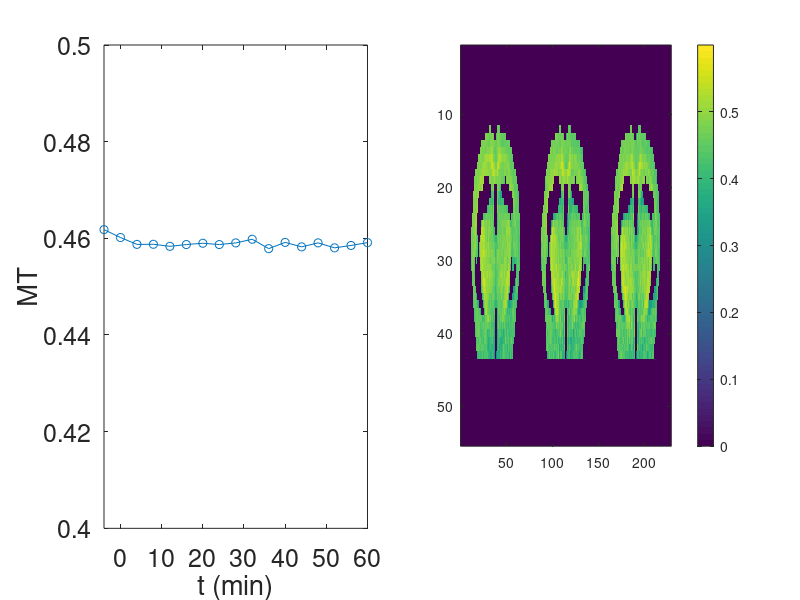

The MATLAB source for this figure: (Note: this script raises an error after producing the figure.)
clc, clear all, close all;
addpath(genpath(pwd));

%% load data
load("Data/Fig5_MT_Saline.mat")
for m = 1:size(img_mt,3)
    img_temp = img_mt(:,:,m);
    roi_temp = roi(:,:,m);
    dynamic(m) = mean(img_temp(roi_temp==1));
end

%% maps to display
disp_xrg = 6:60;
disp_yrg = 11:86;
img_base = mean(img_mt(disp_xrg,disp_yrg,1:2),3).*double(roi(disp_xrg,disp_yrg,1));
img_28min = img_mt(disp_xrg,disp_yrg,9).*double(roi(disp_xrg,disp_yrg,9));
img_60min = img_mt(disp_xrg,disp_yrg,17).*double(roi(disp_xrg,disp_yrg,17));
img_all = [img_base,img_28min,img_60min];

%% display dynamic curve and maps
t = -4:4:60; % in min
figure,set(gcf,'unit','normalized','position',[0.15,0.4,0.8,0.2],'color','w');
subplot(1,2,1),plot(t, dynamic,'-o',LineWidth=2,MarkerSize=8); set(gca,'fontsize',18);
xlabel("t (min)"); ylabel("MT"); xlim([min(t),max(t)]); ylim([0.4,0.5]);
subplot(1,2,2),imagesc(img_all); colorbar; caxis([0,0.6]); mycolormap(1);axis off; set(gca,'fontsize',18);


